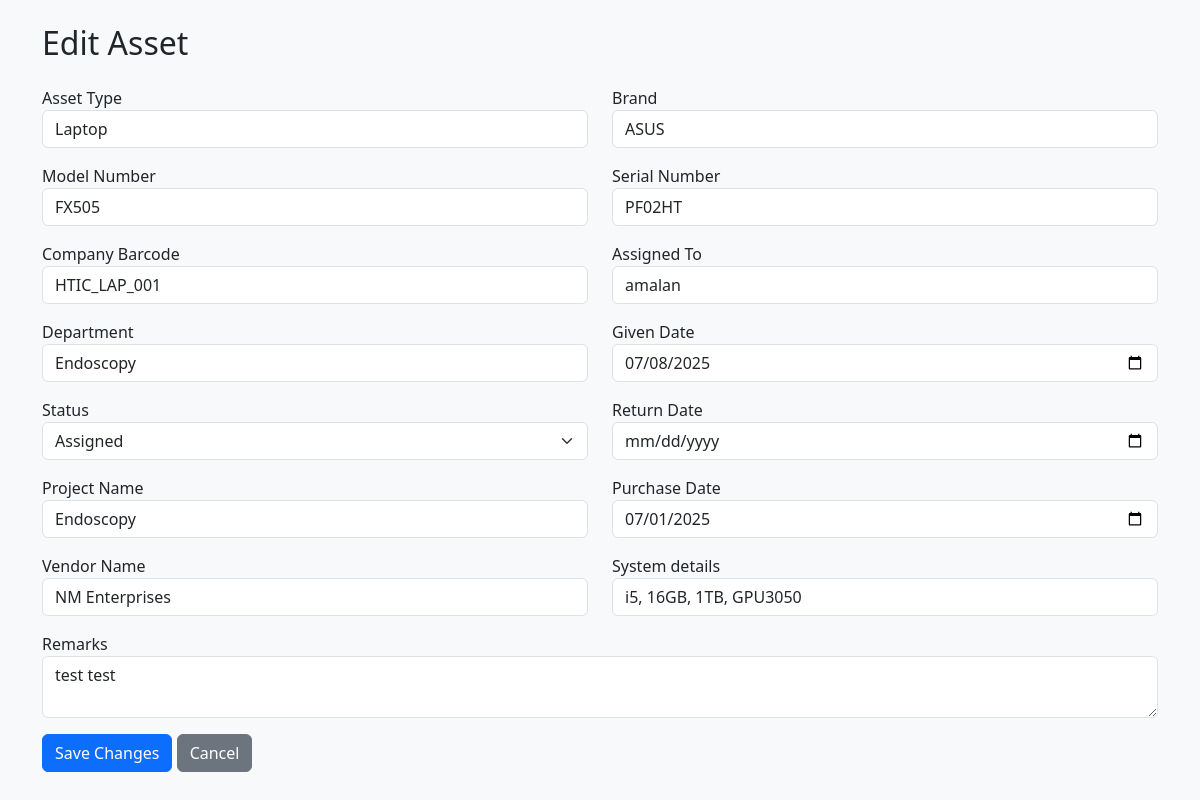
Page /edit/1 (signed in) on the committed database.
### models.py (models this page shows)
class Asset(db.Model):
    id = db.Column(db.Integer, primary_key=True)
    asset_type = db.Column(db.String(100))
    brand = db.Column(db.String(100))
    model_number = db.Column(db.String(100))
    serial_number = db.Column(db.String(100))
    company_barcode = db.Column(db.String(100))
    assigned_to = db.Column(db.String(100))
    department = db.Column(db.String(100))
    given_date = db.Column(db.Date)
    status = db.Column(db.String(100))
    return_date = db.Column(db.Date)
    project_name = db.Column(db.String(100))
    purchase_date = db.Column(db.Date)
    vendor_name = db.Column(db.String(100))
    system_details = db.Column(db.Text)
    remarks = db.Column(db.Text)

### app.py (the view, shortened to what this page needs)
@app.route('/edit/<int:asset_id>', methods=['GET', 'POST'])
@admin_required
def edit_asset(asset_id):
    asset = Asset.query.get_or_404(asset_id)
    return render_template('edit_asset.html', asset=asset)

### app.py (called while the page is built)
def admin_required(f):
    @wraps(f)
    def decorated_function(*args, **kwargs):
        if session.get('role') != 'admin':
            flash("Admin access only", "danger")
            return redirect(url_for('index'))
        return f(*args, **kwargs)
    return decorated_function

### templates/edit_asset.html (shortened to what this page needs)
<!DOCTYPE html>
<html lang="en">
<head>
    <link href="https://cdn.jsdelivr.net/npm/bootstrap@5.3.0/dist/css/bootstrap.min.css" rel="stylesheet">
</head>
<body class="bg-light">
<div class="container py-4">
    <h2 class="mb-4">Edit Asset</h2>
    <form method="POST">
        <div class="row mb-3">
            <div class="col">
                <label>Asset Type</label>
                <input type="text" name="asset_type" class="form-control" value="{{ asset.asset_type }}" required>
            </div>
            <div class="col">
                <label>Brand</label>
                <input type="text" name="brand" class="form-control" value="{{ asset.brand }}" required>
            </div>
        </div>
        <div class="row mb-3">
            <div class="col">
                <label>Model Number</label>
                <input type="text" name="model_number" class="form-control" value="{{ asset.model_number }}" required>
            </div>
            <div class="col">
                <label>Serial Number</label>
                <input type="text" name="serial_number" class="form-control" value="{{ asset.serial_number }}" required>
            </div>
        </div>
        <div class="row mb-3">
            <div class="col">
                <label>Company Barcode</label>
                <input type="text" name="company_barcode" class="form-control" value="{{ asset.company_barcode }}" required>
            </div>
            <div class="col">
                <label>Assigned To</label>
                <input type="text" name="assigned_to" class="form-control" value="{{ asset.assigned_to }}" required>
            </div>
        </div>
        <div class="row mb-3">
            <div class="col">
                <label>Department</label>
                <input type="text" name="department" class="form-control" value="{{ asset.department }}">
            </div>
            <div class="col">
                <label>Given Date</label>
                <input type="date" name="given_date" class="form-control" value="{{ asset.given_date }}" required>
            </div>
        </div>
        <div class="row mb-3">
            <div class="col">
                <label>Status</label>
                <select name="status" class="form-select" required>
                    <option value="Assigned" {% if asset.status == 'Assigned' %}selected{% endif %}>Assigned</option>
                </select>
            </div>
            <div class="col">
                <label>Return Date</label>
                <input type="date" name="return_date" class="form-control" value="{{ asset.return_date }}">
            </div>
        </div>
        <div class="row mb-3">
            <div class="col">
                <label>Project Name</label>
                <input type="text" name="project_name" class="form-control" value="{{ asset.project_name }}">
            </div>
            <div class="col">
                <label>Purchase Date</label>
                <input type="date" name="purchase_date" class="form-control" value="{{ asset.purchase_date }}">
            </div>
        </div>
        <div class="row mb-3">
            <div class="col">
                <label>Vendor Name</label>
                <input type="text" name="vendor_name" class="form-control" value="{{ asset.vendor_name }}">
            </div>
            <div class="col">
                <label>System details</label>
                <input type="text" name="system_details" class="form-control" value="{{ asset.system_details }}">
            </div>
        </div>
        <div class="mb-3">
            <label>Remarks</label>
            <textarea name="remarks" class="form-control">{{ asset.remarks }}</textarea>
        </div>
        <button type="submit" class="btn btn-primary">Save Changes</button>
        <a href="/" class="btn btn-secondary">Cancel</a>
    </form>
</div>
</body>
</html>

### rows in the picture
Asset: asset_type "Laptop", brand "ASUS", model_number "FX505", serial_number "PF02HT", company_barcode "HTIC_LAP_001", assigned_to "amalan", department "Endoscopy", given_date "07/08/2025", status "Assigned", project_name "Endoscopy", purchase_date "07/01/2025", vendor_name "NM Enterprises", system_details "i5, 16GB, 1TB, GPU3050", remarks "test test"
